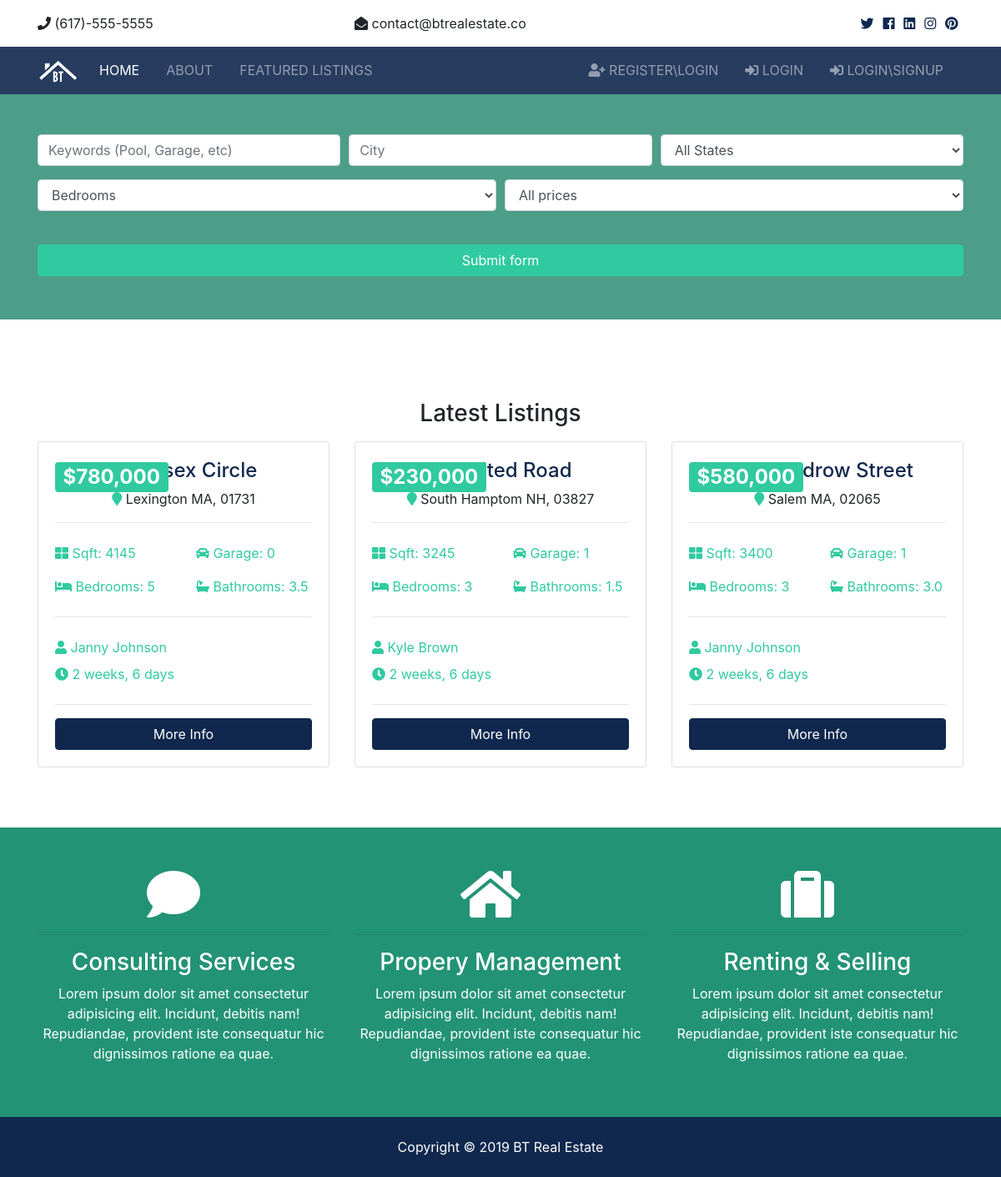
The page / on the database its author committed.
### listings/models.py (models this page shows, shortened)
class Listing(models.Model):
    realtor = models.ForeignKey(Realtor,on_delete=models.DO_NOTHING)
    title = models.CharField(max_length=30)
    address = models.CharField(max_length=200)
    city = models.CharField(max_length=200)
    state = models.CharField(max_length=32,choices=STATE_CHOICES)
    zipcode = models.CharField(max_length=30)
    description = models.TextField(blank=True)
    price = models.IntegerField(choices=PRICE_CHOICES)
    bedrooms = models.IntegerField(choices=BEDROOM_CHOICES)
    bathrooms = models.DecimalField(max_digits=2,decimal_places=1) #2.5
    garage = models.IntegerField(default=0)
    sqft = models.IntegerField()
    lot_size = models.DecimalField(max_digits=5,decimal_places=1) #2.4
    photo_main = models.ImageField(upload_to='photos/%Y/%m/%d/')
    photo_1 = models.ImageField(upload_to='photos/%Y/%m/%d/',blank=True)
    photo_2 = models.ImageField(upload_to='photos/%Y/%m/%d/',blank=True)
    photo_3 = models.ImageField(upload_to='photos/%Y/%m/%d/',blank=True)
    photo_4 = models.ImageField(upload_to='photos/%Y/%m/%d/',blank=True)
    photo_5 = models.ImageField(upload_to='photos/%Y/%m/%d/',blank=True)
    photo_6 = models.ImageField(upload_to='photos/%Y/%m/%d/',blank=True)
    is_published = models.BooleanField(default=True)
    list_date = models.DateTimeField(default = datetime.now,blank=True)

### realtors/models.py (models this page shows)
class Realtor(models.Model):
    name = models.CharField(max_length=30)
    photo = models.ImageField(upload_to='photos/%Y/%m/%d/')
    description = models.TextField(blank=True)
    phone = models.CharField(max_length=20)
    email = models.EmailField()
    is_mvp = models.BooleanField(default = False)
    hire_date = models.DateTimeField(default=datetime.now,blank=True)
    def __str__(self):
        return self.name

### pages/views.py (the view)
# urls.py: path('', views.IndexPage.as_view(),name='index'),
class IndexPage(ListView):
    model = Listing
    template_name = 'pages/index.html'
    paginate_by = 3
    def get_queryset(self):
        qs = Listing.objects.order_by('-list_date').filter(is_published=True)[:3]
        return qs
    def get_context_data(self,**kwargs):
        context = super().get_context_data(**kwargs)
        values = self.request.POST
        print('values from req.post',values)
        context['values'] = values
        form = SearchForm()
        context['form'] = form
        return context

### listings/forms.py
class SearchForm(forms.ModelForm):
    keywords = forms.CharField(max_length=256)
    class Meta:
        model = Listing
        fields = ('state','bedrooms','price','keywords')

### templates/pages/index.html (shortened to what this page needs)
{% extends 'base.html' %}
{% load static %}
{% load humanize %}
{% load bootstrap4%}
{% block content %}
  <section id="showcase-inner" class="showcase-search text-white py-5">
    <div class="container">
      <div class="row text-center">
        <div class="col-md-12">
          <form action="{% url 'listings:search' %}" method="POST">
            <div class="form-row">
              <div class="col-md-4 mb-3">
                <input type="text" name="keywords" class="form-control" placeholder="Keywords (Pool, Garage, etc)">
              </div>
              <div class="col-md-4 mb-3">
                <input type="text" name="city" class="form-control" placeholder="City">
              </div>
            <div class="col-md-4 mb-3">
              <select name="state" class="form-control">
                {% for state_item in form.state %}
                    <option value="{{state_item.value}}">{{state_item}}</option>
                {% endfor %}
              </select>
            </div>
            </div>
            <div class="form-row">
            <div class="col-md-6 mb-3">
              <select name="bedrooms" class="form-control">
                {% for bed_item in form.bedrooms %}
                    <option value="{{bed_item.value}}">{{bed_item}}</option>
                {% endfor %}
              </select>
            </div>
            <div class="col-md-6 mb-3">
              <select name="price" class="form-control" id="type">
                {% for price_item in form.price %}
                    <option value="{{price_item.value}}">{{price_item}}</option>
                {% endfor %}
              </select>
            </div>
            </div>
            <button class="btn btn-secondary btn-block mt-4" type="submit">Submit form</button>
          </form>
        </div>
      </div>
    </div>
</section>
  <section id="listings" class="py-5 mt-5">
    <div class="container">
      <h3 class="text-center mb-3">Latest Listings</h3>
      <div class="row">
         {% if object_list %}
           {% for item in object_list%}
         <div class="col-md-6 col-lg-4 mb-4">
          <div class="card listing-preview">
            <div class="card-img-overlay">
              <h2>
                <span class="badge badge-secondary text-white">${{item.price|intcomma}}</span>
              </h2>
            </div>
            <div class="card-body">
              <div class="listing-heading text-center">
                <h4 class="text-primary">{{item.title}}</h4>
                <p>
                  <i class="fas fa-map-marker text-secondary"></i> {{item.city}} {{item.state}},
                    {{item.zipcode}}
                 </p>
              </div>
              <hr>
              <div class="row py-2 text-secondary">
                <div class="col-6">
                  <i class="fas fa-th-large"></i> Sqft: {{item.sqft}}</div>
                <div class="col-6">
                  <i class="fas fa-car"></i> Garage: {{item.garage}}</div>
              </div>
              <div class="row py-2 text-secondary">
                <div class="col-6">
                  <i class="fas fa-bed"></i> Bedrooms: {{item.bedrooms}}</div>
                <div class="col-6">
                  <i class="fas fa-bath"></i> Bathrooms: {{item.bathrooms}}</div>
              </div>
              <hr>
                <div class="row py-2 text-secondary">
                    <div class="col-12">
                      <i class="fas fa-user"></i> {{item.realtor}}
                    </div>
                </div>
                <div class="row text-secondary pb-2">
                    <div class="col-10">
                      <i class="fas fa-clock"></i><span> {{item.list_date|timesince}}</span></div>
                </div>
              <hr>
              <a href="{% url 'listings:listing-detail' item.id %}" class="btn btn-primary btn-block">More Info</a>
                </div>
              </div>
            </div>
          {% endfor %}
          {% else %}
          <div class="col-md-12">
              <p>No Listings available</p>
          </div>
          {% endif %}
        </div>
     </div>
    </section>
    <section id="services" class="py-5 bg-secondary text-white">
      <div class="container">
        <div class="row text-center">
          <div class="col-md-4">
            <i class="fas fa-comment fa-4x mr-4"></i>
            <hr>
            <h3>Consulting Services</h3>
            <p>Lorem ipsum dolor sit amet consectetur adipisicing elit. Incidunt, debitis nam! Repudiandae, provident iste consequatur
              hic dignissimos ratione ea quae.</p>
          </div>
          <div class="col-md-4">
            <i class="fas fa-home fa-4x mr-4"></i>
            <hr>
            <h3>Propery Management</h3>
            <p>Lorem ipsum dolor sit amet consectetur adipisicing elit. Incidunt, debitis nam! Repudiandae, provident iste consequatur
              hic dignissimos ratione ea quae.</p>
          </div>
           <div class="col-md-4">
                <i class="fas fa-suitcase fa-4x mr-4"></i>
                <hr>
                <h3>Renting & Selling</h3>
                <p>Lorem ipsum dolor sit amet consectetur adipisicing elit. Incidunt, debitis nam! Repudiandae, provident iste consequatur
                  hic dignissimos ratione ea quae.</p>
           </div>
        </div>
    </div>
</section>
{% endblock %}

### bt/static/css/all.css (style rules this page uses)
.fa, .fas, .far, .fal, .fab { -moz-osx-font-smoothing: grayscale; -webkit-font-smoothing: antialiased; display: inline-block; font-style: normal; font-variant: normal; text-rendering: auto; line-height: 1; }
.fa-4x { font-size: 4em; }
.fa-bath:before { content: "\f2cd"; }
.fa-bed:before { content: "\f236"; }
.fa-car:before { content: "\f1b9"; }
.fa-clock:before { content: "\f017"; }
.fa-comment:before { content: "\f075"; }
.fa-home:before { content: "\f015"; }
.fa-map-marker:before { content: "\f041"; }
.fa-suitcase:before { content: "\f0f2"; }
.fa-th-large:before { content: "\f009"; }
.fa-user:before { content: "\f007"; }
.fa, .fas { font-family: 'Font Awesome 5 Free'; font-weight: 900; }

### bt/static/css/style.css (style rules this page uses)
.btn-secondary { color: #fff !important; }
#services { background: url(../img/building.jpg) no-repeat top center fixed/cover; min-height: 300px; position: relative; overflow: hidden; }
#services::before { content: ''; position: absolute; top: 0; left: 0; min-height: 100%; width: 100%; background: rgba(32, 134, 107, 0.8); }
#showcase-inner { background: url(../img/building.jpg) no-repeat top center fixed/cover; position: relative; overflow: hidden; min-height: 200px; }
#showcase-inner::before { content: ''; position: absolute; top: 0; left: 0; min-height: 100%; width: 100%; background: rgba(32, 134, 107, 0.8); }
#showcase-inner.showcase-search { min-height: 270px; }
.listing-preview a { position: relative; }

### rows shown on the page
Listing: price "780,000", title "33 Essex Circle", city "Lexington", state "MA", zipcode "01731", sqft "4145", garage "0", bedrooms "5", bathrooms "3.5", realtor "Janny Johnson", list_date "2 weeks, 6 days"
Listing: price "230,000", title "12 United Road", city "South Hamptom", state "NH", zipcode "03827", sqft "3245", garage "1", bedrooms "3", bathrooms "1.5", realtor "Kyle Brown", list_date "2 weeks, 6 days"
Listing: price "580,000", title "187 Woodrow Street", city "Salem", state "MA", zipcode "02065", sqft "3400", garage "1", bedrooms "3", bathrooms "3.0", realtor "Janny Johnson", list_date "2 weeks, 6 days"

### other values the page prints
form field state "All States"
form field bedrooms "Bedrooms"
form field price "All prices"
